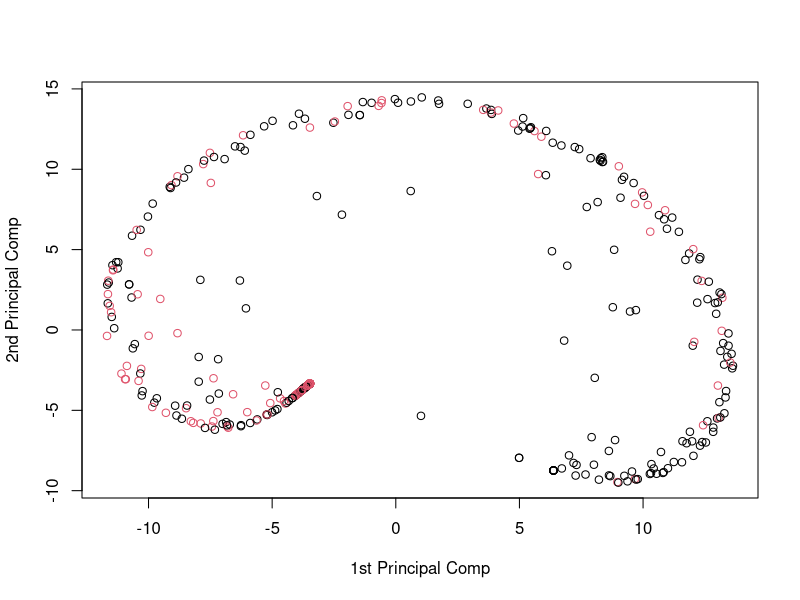
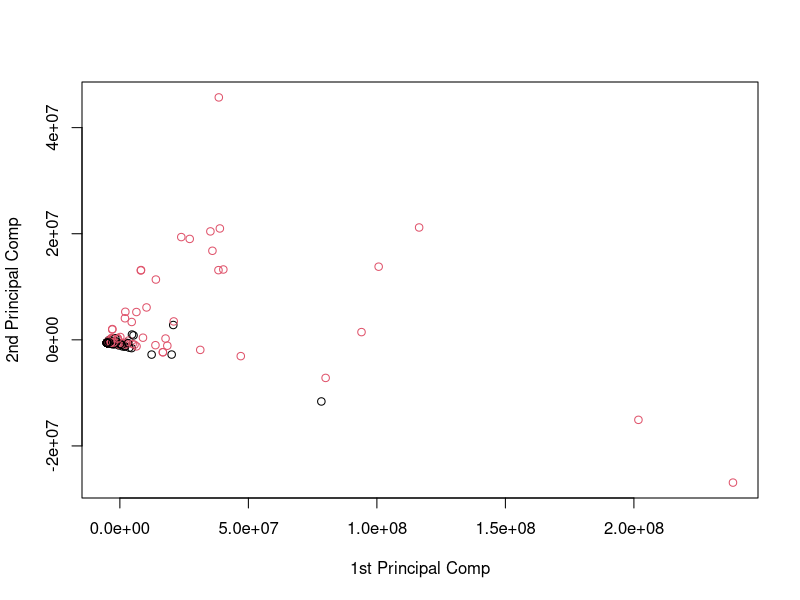
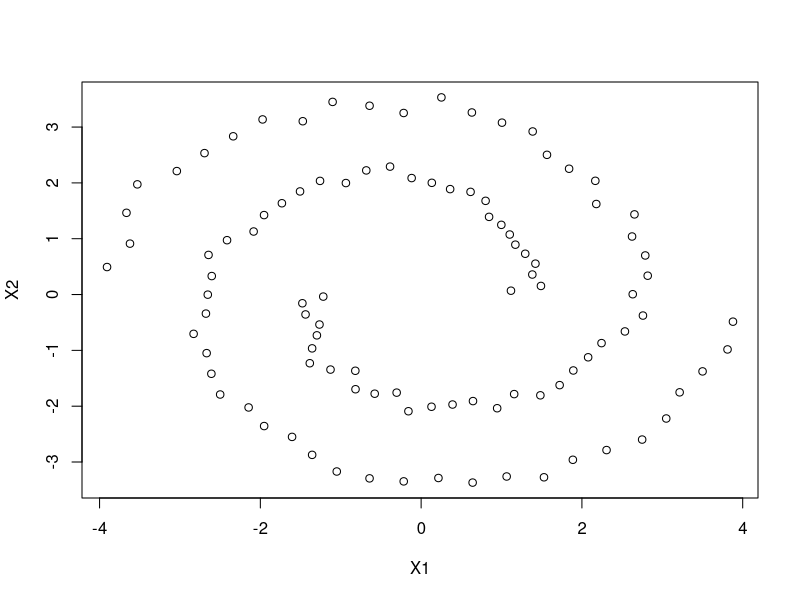
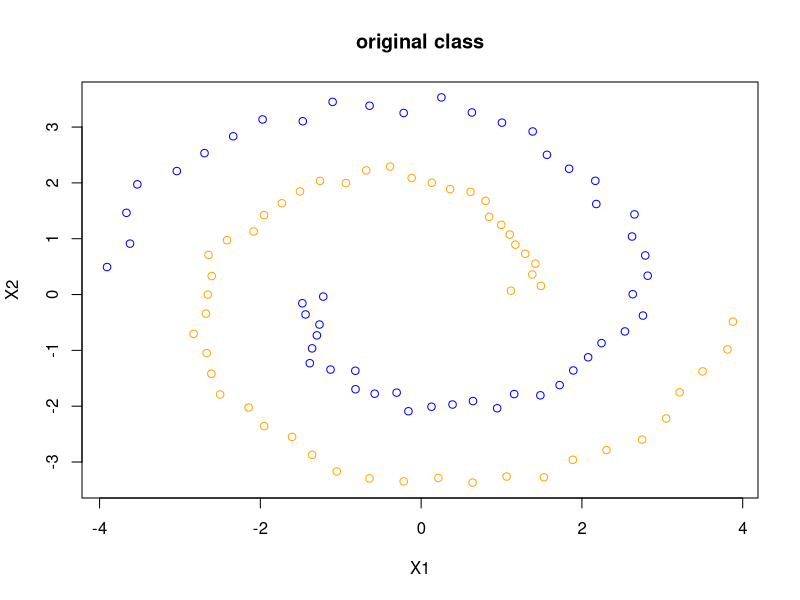
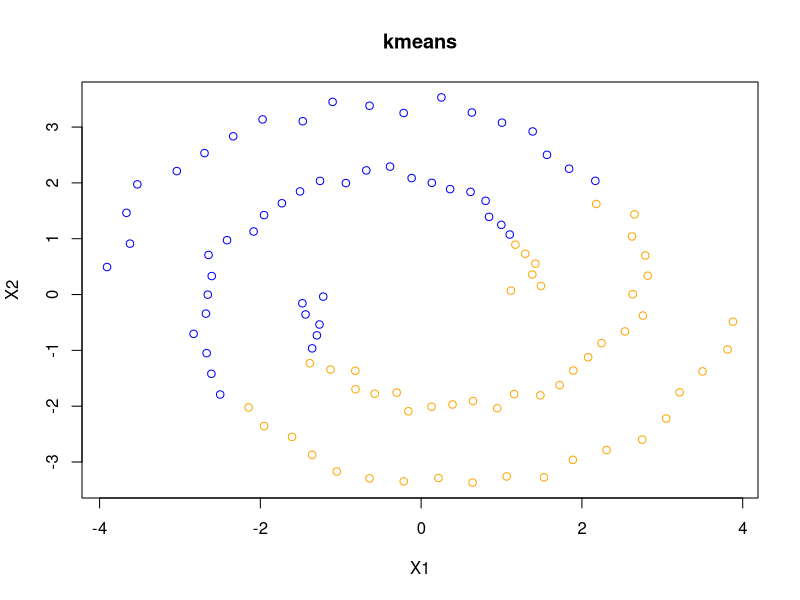
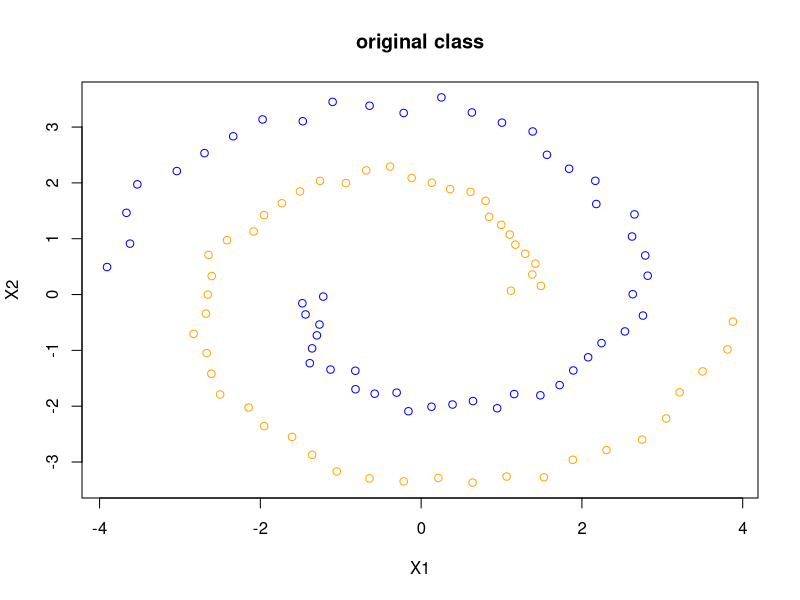
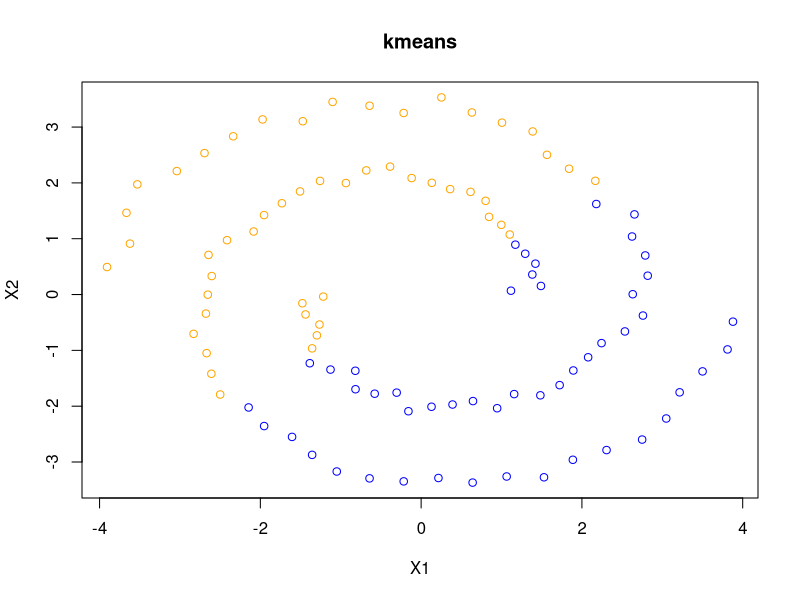

Generate these figures, in order, with R:
## ---- chunk 1
knitr::opts_chunk$set(echo = TRUE)
## ---- chunk 2
require("kernlab")
data(spam)

## ---- chunk 3
sample(1:dim(spam)[1],400)->train

kpc<-kpca(~.,data=spam[train,-58],kernel="rbfdot",kpar=list(sigma=0.001),features=2)
kpcv<-pcv(kpc)
plot(rotated(kpc),col=as.integer(spam[train,58]),xlab="1st Principal Comp",ylab="2nd Principal Comp")
## ---- chunk 4
kpc<-kpca(~.,data=spam[train,-58],kernel="polydot",kpar=list(degree=2),features=2)
kpcv<-pcv(kpc)
plot(rotated(kpc),col=as.integer(spam[train,58]),xlab="1st Principal Comp",ylab="2nd Principal Comp")



## ---- chunk 5
library("mlbench")
set.seed(111)
obj<-mlbench.spirals(100,1,0.025)
my.data<-data.frame(4*obj$x)
names(my.data)<-c("X1","X2")
plot(my.data)

## ---- chunk 6
plot(my.data,col=c('orange','blue')[obj$classes],main="original class")
plot(my.data,col=c('orange','blue')[kmeans(as.matrix(my.data),2)$cluster],main="kmeans")
## ---- chunk 7
plot(my.data,col=c('orange','blue')[obj$classes],main="original class")
plot(my.data,col=c('orange','blue')[kmeans(as.matrix(my.data),2)$cluster],main="kmeans")
